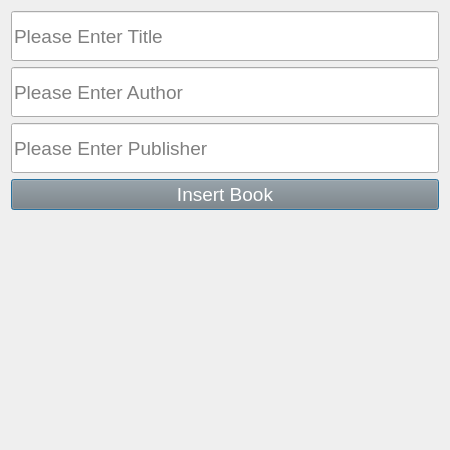
<?xml version="1.0" encoding="UTF-8"?>
<ui version="4.0">
 <class>Dialog</class>
 <widget class="QDialog" name="Dialog">
  <property name="geometry">
   <rect>
    <x>0</x>
    <y>0</y>
    <width>450</width>
    <height>450</height>
   </rect>
  </property>
  <property name="windowTitle">
   <string>Add Book</string>
  </property>
  <layout class="QVBoxLayout" name="verticalLayout">
   <item>
    <widget class="QLineEdit" name="lineEdit_title">
     <property name="maximumSize">
      <size>
       <width>16777215</width>
       <height>50</height>
      </size>
     </property>
     <property name="font">
      <font>
       <pointsize>14</pointsize>
      </font>
     </property>
     <property name="placeholderText">
      <string>Please Enter Title</string>
     </property>
    </widget>
   </item>
   <item>
    <widget class="QLineEdit" name="lineEdit_author">
     <property name="maximumSize">
      <size>
       <width>16777215</width>
       <height>50</height>
      </size>
     </property>
     <property name="font">
      <font>
       <pointsize>14</pointsize>
      </font>
     </property>
     <property name="placeholderText">
      <string>Please Enter Author</string>
     </property>
    </widget>
   </item>
   <item>
    <widget class="QLineEdit" name="lineEdit_publisher">
     <property name="maximumSize">
      <size>
       <width>16777215</width>
       <height>50</height>
      </size>
     </property>
     <property name="font">
      <font>
       <pointsize>14</pointsize>
      </font>
     </property>
     <property name="placeholderText">
      <string>Please Enter Publisher</string>
     </property>
    </widget>
   </item>
   <item>
    <widget class="QPushButton" name="pushButton_insertbook">
     <property name="font">
      <font>
       <pointsize>14</pointsize>
      </font>
     </property>
     <property name="styleSheet">
      <string notr="true">QPushButton {

background-color:gray;
color:white

}			</string>
     </property>
     <property name="text">
      <string>Insert Book</string>
     </property>
    </widget>
   </item>
   <item>
    <widget class="QLabel" name="label_result">
     <property name="font">
      <font>
       <pointsize>14</pointsize>
      </font>
     </property>
     <property name="text">
      <string/>
     </property>
    </widget>
   </item>
  </layout>
 </widget>
 <resources/>
 <connections/>
</ui>
